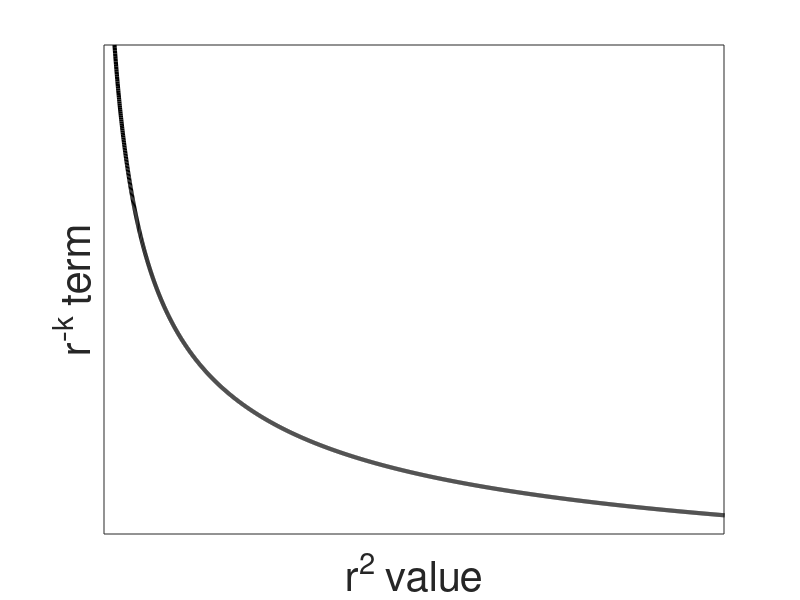

Write the MATLAB code that produced this figure.
clear all;
clf;

X = 1:0.01:50;

for i = 1:length(X)
    Y(i) = X(i)^-0.5;
end


plot(X,Y,'k','LineWidth',3);
set(gca,'xtick',[],'ytick',[]);
%set(gca,'visible','off');
xlim([0.5 30]);
ylim([0.15 1]);
xlabel('r^2 value','FontSize', 30);
ylabel('r^{-k} term','FontSize', 30);